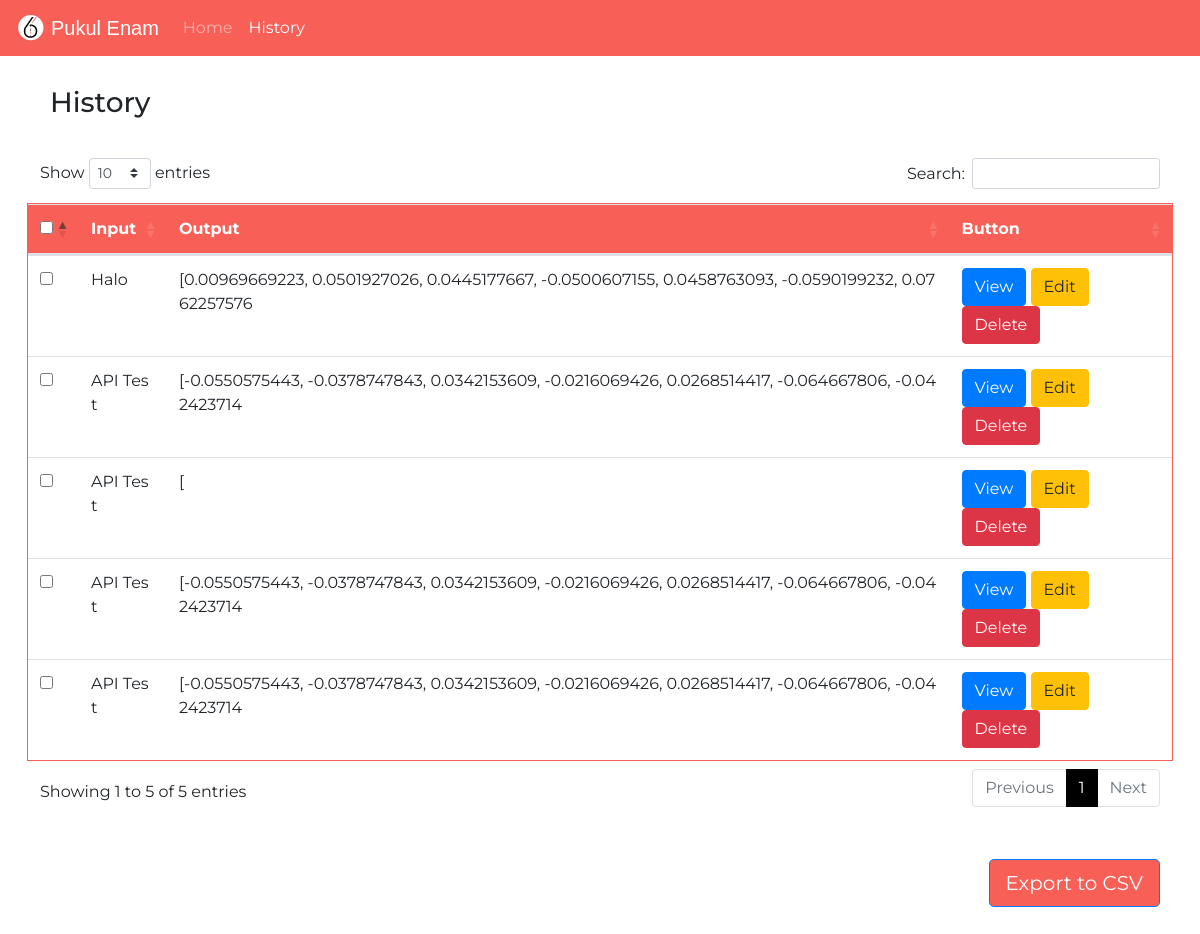
Before: /history with the older database file.
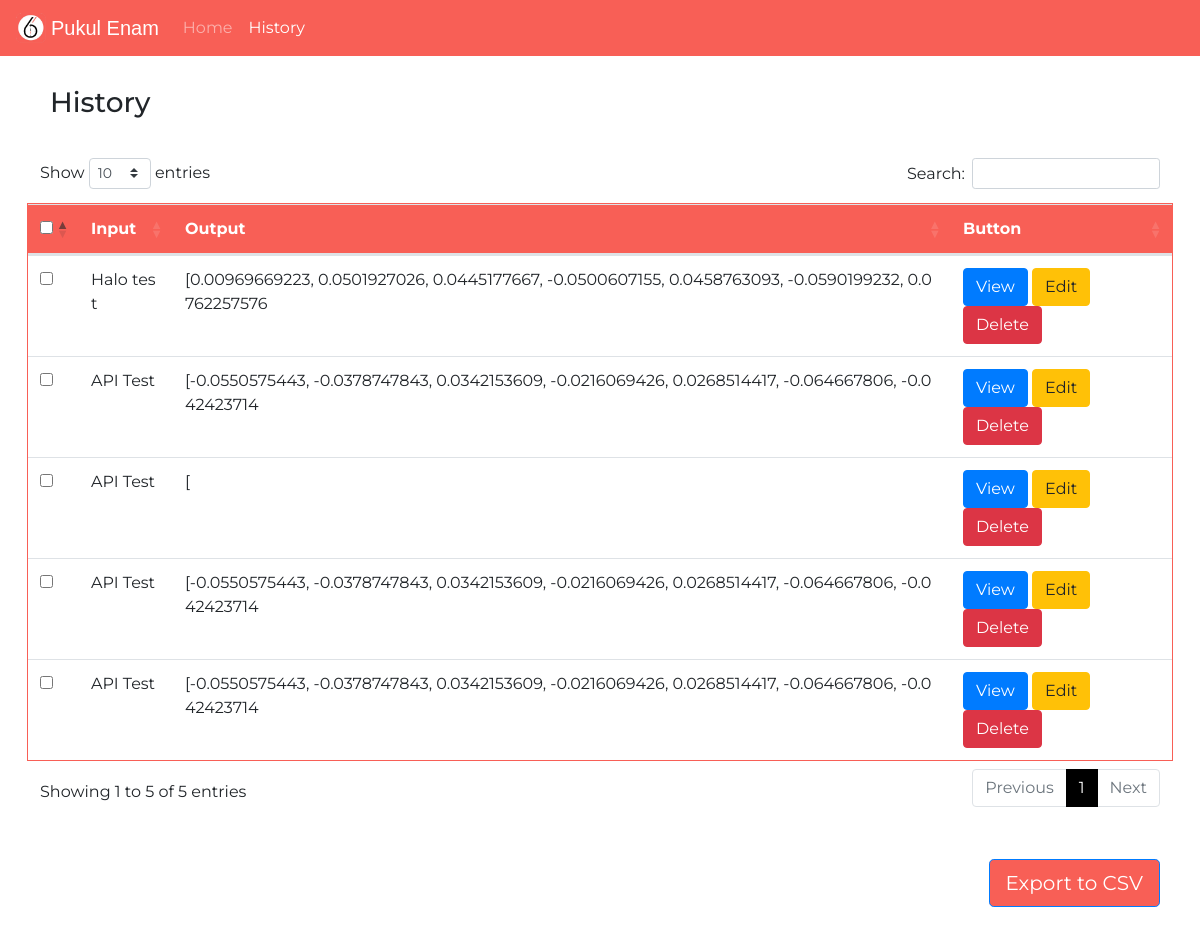
After: the same page with the newer database file.
### main.py (models this page shows, shortened)
class News(db.Model):
    id = db.Column(db.Integer, primary_key=True)
    inputNews = db.Column(db.Text, nullable=False)
    summarizedNews = db.Column(db.Text, nullable=False)

### main.py (the view)
@app.route('/history')
def history():
    query_news=News.query.order_by(News.id)
    return render_template('history.html', news=query_news,status='')

### templates/history.html (shortened to what this page needs)
<!doctype html>
<html lang="en">
<head>
  <link rel="stylesheet" href="https://cdn.jsdelivr.net/npm/bootstrap@4.0.0/dist/css/bootstrap.min.css"
>
  <link href="https://cdn.datatables.net/1.11.5/css/dataTables.bootstrap4.min.css" rel="stylesheet">
  <link href="https://cdnjs.cloudflare.com/ajax/libs/twitter-bootstrap/4.5.2/css/bootstrap.css" rel="stylesheet">
  <link href="http://fonts.cdnfonts.com/css/seven-segment" rel="stylesheet">
</head>
<body>
  <nav class="navbar navbar-expand-lg navbar-dark">
    <a href="/"><img src="{{ url_for('static', filename='Pukulenam.png') }}"
        style="width: 30px; margin-right: 5px; cursor: pointer;"></a>
    <a class="navbar-brand" href="/">Pukul Enam</a>
    <div class="collapse navbar-collapse" id="navbarNav">
      <ul class="navbar-nav">
        <li class="nav-item ">
          <a class="nav-link" href="/">Home <span class="sr-only">(current)</span></a>
        </li>
        {% set active_page = 'history' %}
        <li class="nav-item {{ 'active' if active_page=='history' else ''}}">
          <a class="nav-link" href="/history"> History</a>
        </li>
      </ul>
    </div>
  </nav>
  <h3 style="padding-left: 50px; padding-bottom: 30px; padding-top: 30px;">
    History</h3>
  <form action="/export" method="post" id="formExport">
  <table class="table table-hover" style="width: 95.5%; border: 1px solid #f85f56;" id="table">
    <thead class="thead">
      <tr>
        <th><input type="checkbox" onchange="checkAll(this)" name="chk[]" ></th>
        <th>Input</th>
        <th>Output</th>
        <th>Button</th>
      </tr>
    </thead>
    <tbody>
      {% for _news in news %}
      <tr>
        <td><input name="list_array[]" type="checkbox"  value="{{_news.id}}"></td>
        <td style="word-break: break-all;">{{_news.inputNews[:100]}}</td>
        <td style="word-break: break-all;">{{_news.summarizedNews[:100]}}</td>
        <td>
          <a class="btn btn-primary" href="/{{_news.id}}" role="button">View</a>
          <a class="btn btn-warning" href="/edit/{{_news.id}}" role="button">Edit</a>
          <a class="btn btn-danger" href="/delete/{{_news.id}}" role="button">Delete</a>
        </td>
      </tr>
      {% endfor %}
    </tbody>
  </table>
  <a class="btn btn-primary btn-lg float-right m-50" href="#" role="button" onclick="document.getElementById('formExport').submit()">Export to CSV</a>
  </form>
</body>
</html>

### templates/history.html (style rules this page uses)
html { overflow-x: hidden; }
.m-50 { margin: 50px; }
body { overflow-x: hidden; font-family: 'Montserrat'; }
table { resize: none; font-family: 'Montserrat'; }
thead { background-color: #f85f56; }
nav { background-color: #f85f56; }
a.nav-link { color: white; }
a.navbar-brand { color: white; font-family: 'Seven Segment', sans-serif; }
th.sorting { color: white; }
.btn.btn-primary.btn-lg.float-right.m-50 { margin-right: 40px; background-color: #f85f56; }
@media (min-width:1025px) { table { margin: auto; } }

Changed rows visible on the page:
changed News: inputNews "Halo" → "Halo test"
